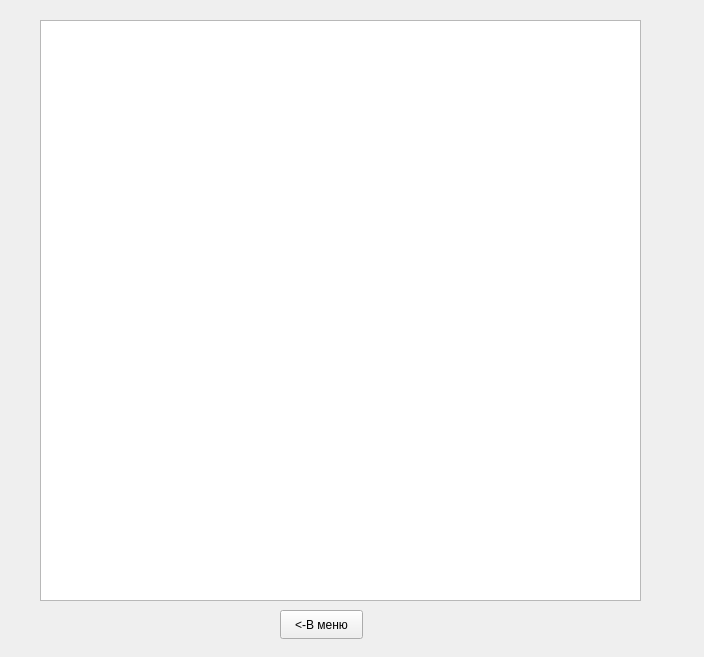
<?xml version="1.0" encoding="UTF-8"?>
<ui version="4.0">
 <class>hst</class>
 <widget class="QWidget" name="hst">
  <property name="geometry">
   <rect>
    <x>0</x>
    <y>0</y>
    <width>704</width>
    <height>657</height>
   </rect>
  </property>
  <property name="windowTitle">
   <string>Form</string>
  </property>
  <widget class="QTableWidget" name="tableWidget">
   <property name="geometry">
    <rect>
     <x>40</x>
     <y>20</y>
     <width>601</width>
     <height>581</height>
    </rect>
   </property>
  </widget>
  <widget class="QPushButton" name="pushButton">
   <property name="geometry">
    <rect>
     <x>280</x>
     <y>610</y>
     <width>83</width>
     <height>29</height>
    </rect>
   </property>
   <property name="text">
    <string>&lt;-В меню</string>
   </property>
  </widget>
 </widget>
 <resources/>
 <connections/>
</ui>
